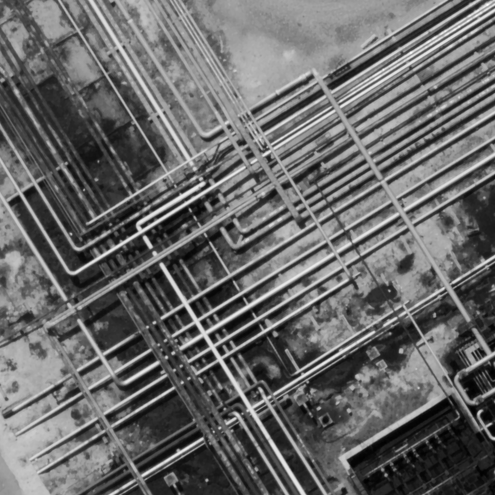
%> input picture Subpixel/TP/TP2/codes/images/bouc.pgm, 495 x 495 px
$ octave main.m   (GNU Octave 9; MATLAB toolbox functions it lacks are replaced by stand-ins)
%> lines starting %> are read from the running program, lines starting %| are printed output that depends on the picture
### Subpixel/TP/TP2/codes/iptools/ffttrans.m
function v = ffttrans(u,tx,ty)
% Non-integer signal/image translation using Fourier interpolation
%
% author: Lionel Moisan
%
% 1D translation in Fourier domain
% v(l,k) = U(k+tx,l+ty), where U is the Fourier interpolate of u
%
% also works when u is a (line or column) vector
%
% v1.0 (11/2017): first version (LM)

  [ny,nx] = size(u);
  u = double(u);
  if nargin==2; % 1D translation
    if size(u,1)==1
      ty = 0;
    else
      ty = tx;
      tx = 0;
    end
  end
  mx = floor(nx/2);
  my = floor(ny/2);
  Tx = exp(-2*i*pi*tx/nx*( mod(mx:mx+nx-1,nx)-mx ));
  Ty = exp(-2*i*pi*ty/ny*( mod(my:my+ny-1,ny)-my ));
  v = real(ifft2(fft2(u).*(Ty.'*Tx))); % we need non-conjugate transposition

### Subpixel/TP/TP2/codes/iptools/perdecomp.m
function [p,s] = perdecomp(u)
%------------------------------ PERDECOMP ------------------------------
%       Periodic plus Smooth Image Decomposition
%
%               author: Lionel Moisan
%
%   This program is freely available on the web page
%
%   http://www.mi.parisdescartes.fr/~moisan/p+s
%
%   I hope that you will find it useful.
%   If you use it for a publication, please mention
%   this web page and the paper it makes reference to.
%   If you modify this program, please indicate in the
%   code that you did so and leave this message.
%   You can also report bugs or suggestions to
%   lionel.moisan [AT] parisdescartes.fr
%
% This function computes the periodic (p) and smooth (s) components
% of an image (2D array) u
%
% usage:    p = perdecomp(u)    or    [p,s] = perdecomp(u)
%
% note: this function also works for 1D signals (line or column vectors)
%
% v1.0 (01/2014): initial Matlab version from perdecomp.sci v1.2

  [ny,nx] = size(u);
  u = double(u);
  X = 1:nx; Y = 1:ny;
  v = zeros(ny,nx);
  v(1,X)  = u(1,X)-u(ny,X);
  v(ny,X) = -v(1,X);
  v(Y,1 ) = v(Y,1 )+u(Y,1)-u(Y,nx);
  v(Y,nx) = v(Y,nx)-u(Y,1)+u(Y,nx);
  fx = repmat(cos(2.*pi*(X -1)/nx),ny,1);
  fy = repmat(cos(2.*pi*(Y'-1)/ny),1,nx);
  fx(1,1)=0.;   % avoid division by 0 in the line below
  s = real(ifft2(fft2(v)*0.5./(2.-fx-fy)));
  p = u-s;


### Subpixel/TP/TP5/codes/main.m
u = double(imread('images/bouc.pgm'));
%> u: size 495x495 double; min 0, max 255, mean 103.6; mean of the top-left, top-right, bottom-left and bottom-right quarters 104.6, 125.4, 97.3, 86.9
v = ffttrans(u,0.5,0.5);

figure(1);
subplot(1, 3, 1);
imshow(u, []);
title('u');
subplot(1, 3, 2);
imshow(v, []);
title('v');
subplot(1, 3, 3);
imshow(u - v, []);
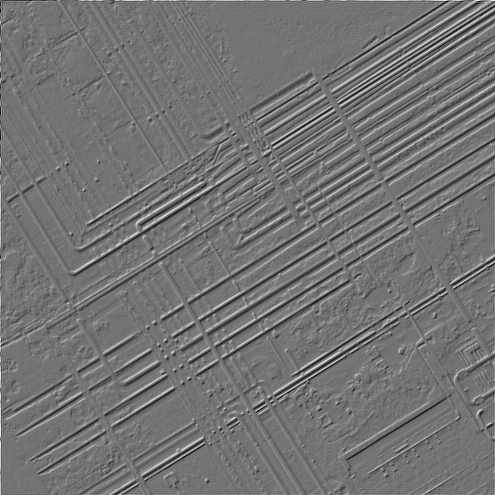
%> displayed picture: size 495x495, on the screen's scale of 0 to 255; min 0, max 255, mean 115.1
title('u - v');

%% Solution

[p,s] = perdecomp(u);
%> in perdecomp, `v(1,X)  = u(1,X)-u(ny,X);`:
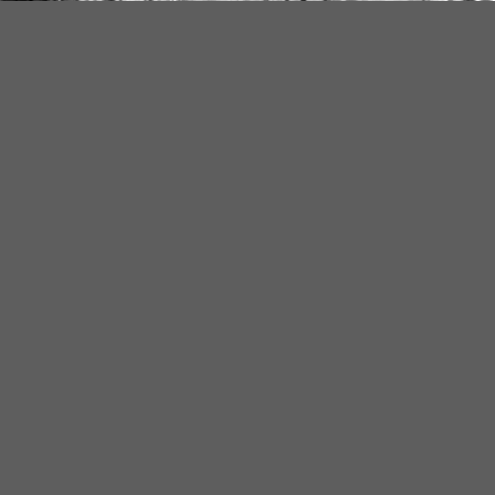
%> v: size 495x495 double; min -116, max 198, mean 0.1; drawn with min black and max white
%> in perdecomp, `v(Y,nx) = v(Y,nx)-u(Y,1)+u(Y,nx);`:
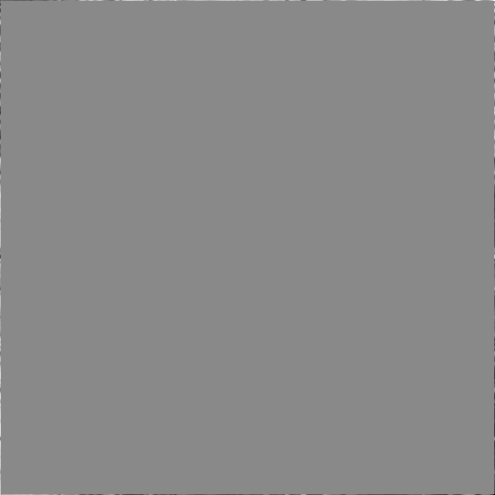
%> v: size 495x495 double; min -329, max 279, mean 0; drawn with min black and max white
%> in perdecomp, `fx(1,1)=0.;`:
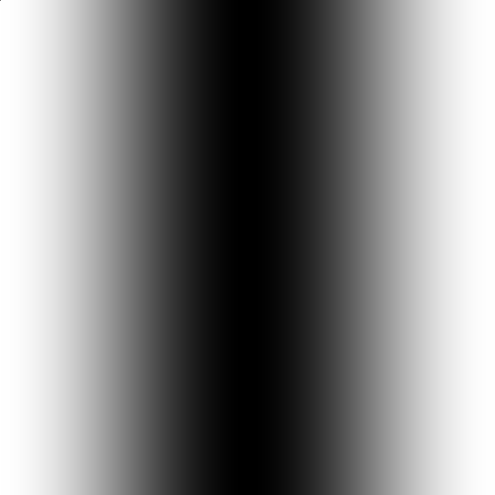
%> fx: size 495x495 double; min -1, max 1, mean -4.08e-06; drawn with min black and max white
%> in perdecomp, `s = real(ifft2(fft2(v)*0.5./(2.-fx-fy)));`:
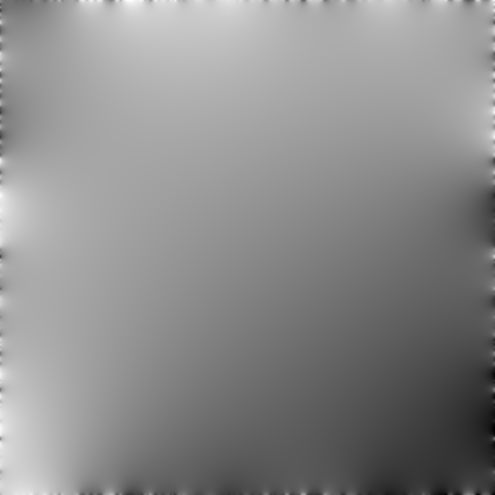
%> s: size 495x495 double; min -104.1, max 85.38, mean 0; drawn with min black and max white
%> in perdecomp, `p = u-s;`:
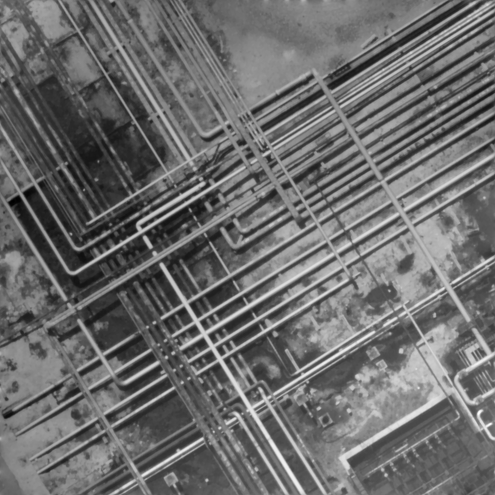
%> p: size 495x495 double; min -29.73, max 283.8, mean 103.6; drawn with min black and max white
pv = ffttrans(p,0.5,0.5);
%> call 2 of ffttrans, with tx = 0.5, ty = 0.5
%> in ffttrans (call 2), `v = real(ifft2(fft2(u).*(Ty.'*Tx)));`:
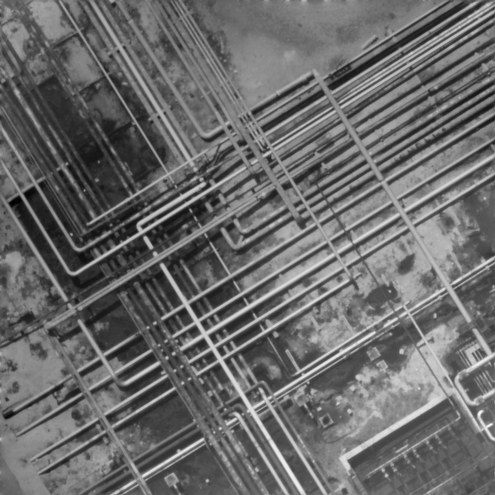
%> v: size 495x495 double; min -29.35, max 288.1, mean 103.6; drawn with min black and max white

figure(2);
subplot(1, 3, 1);
imshow(u, []);
title('p');
subplot(1, 3, 2);
imshow(v, []);
title('pv');
subplot(1, 3, 3);
imshow(u - v, []);
title('p - pv');

$ run again, with Subpixel/TP/TP2/codes/images/baobab2.pgm copied over Subpixel/TP/TP2/codes/images/bouc.pgm
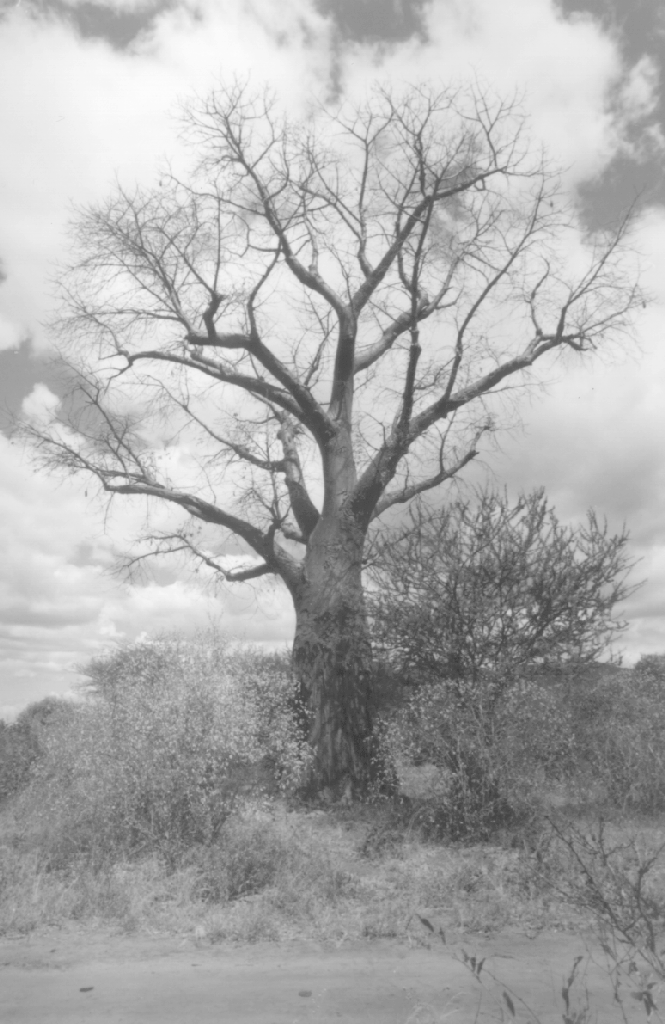
%> input picture Subpixel/TP/TP2/codes/images/baobab2.pgm, 665 x 1024 px
%> in perdecomp, `s = real(ifft2(fft2(v)*0.5./(2.-fx-fy)));`:
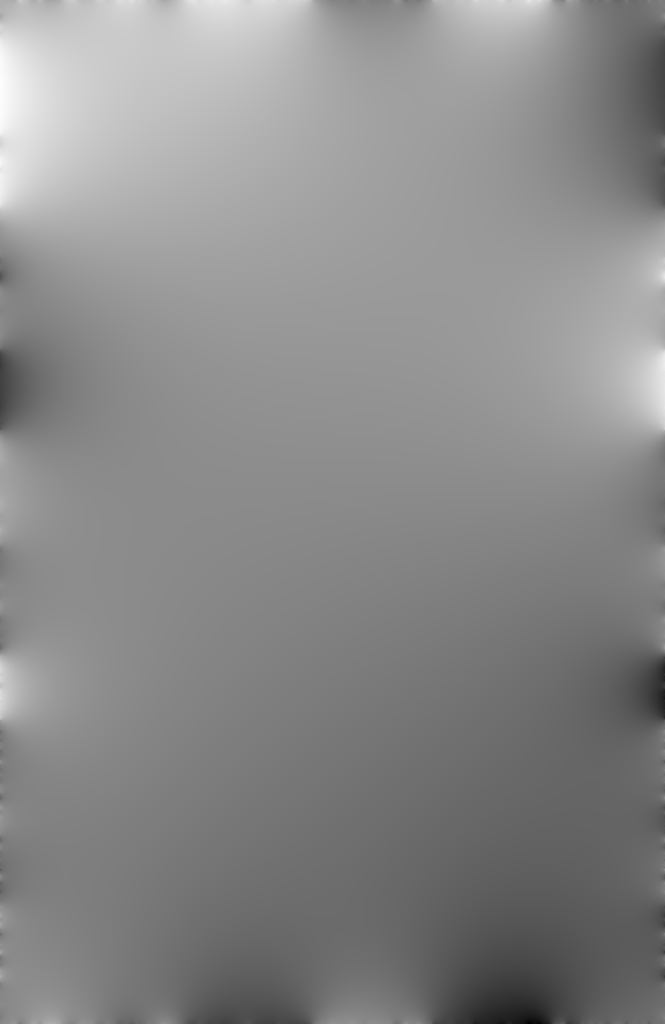
%> s: size 1024x665 double; min -61.57, max 52.28, mean 0; drawn with min black and max white
%> in perdecomp, `p = u-s;`:
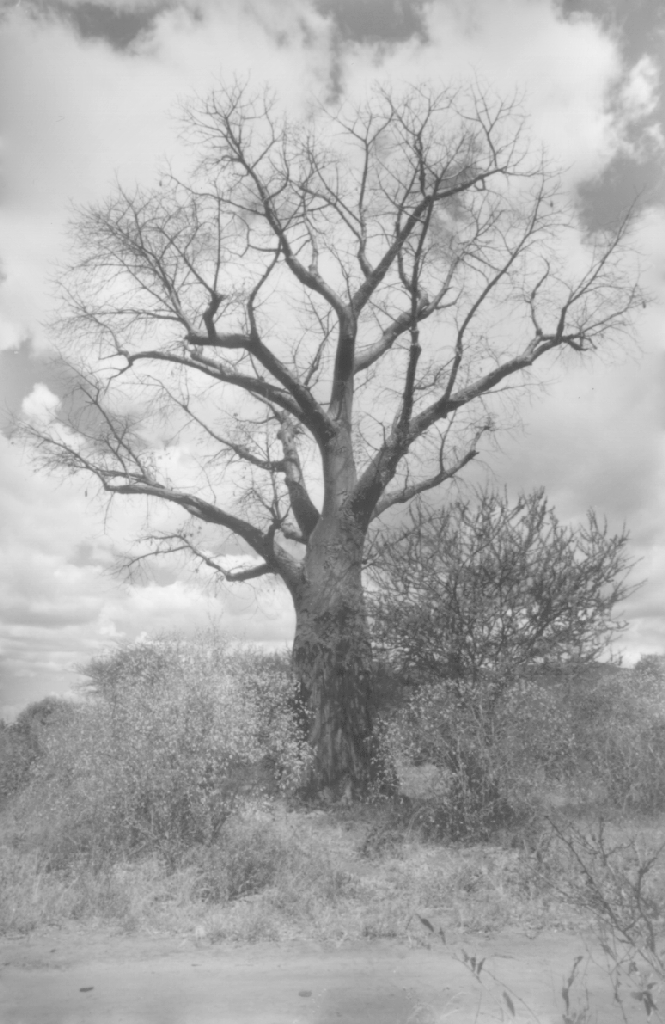
%> p: size 1024x665 double; min 62.89, max 247.1, mean 171.5

$ run again, with Subpixel/TP/TP2/codes/images/cameraman.pgm copied over Subpixel/TP/TP2/codes/images/bouc.pgm
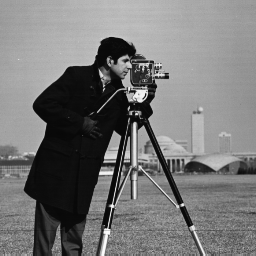
%> input picture Subpixel/TP/TP2/codes/images/cameraman.pgm, 256 x 256 px
%> in perdecomp, `v(ny,X) = -v(1,X);`:
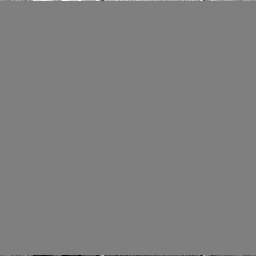
%> v: size 256x256 double; min -163, max 163, mean 0; drawn with min black and max white
%> in ffttrans (call 2), `v = real(ifft2(fft2(u).*(Ty.'*Tx)));`:
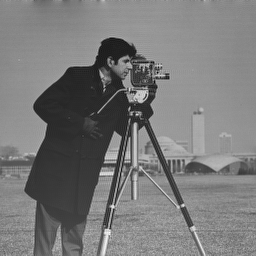
%> v: size 256x256 double; min -58.65, max 312.8, mean 118.7; drawn with min black and max white

$ run again, with Subpixel/TP/TP2/codes/images/cheetah2.pgm copied over Subpixel/TP/TP2/codes/images/bouc.pgm
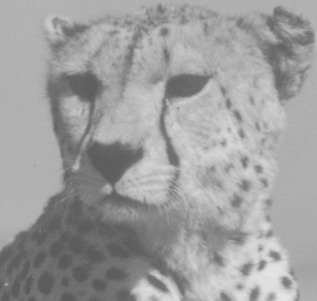
%> input picture Subpixel/TP/TP2/codes/images/cheetah2.pgm, 317 x 301 px
%> in perdecomp, `p = u-s;`:
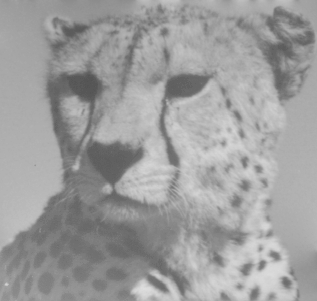
%> p: size 301x317 double; min 82.92, max 222.7, mean 158.2
